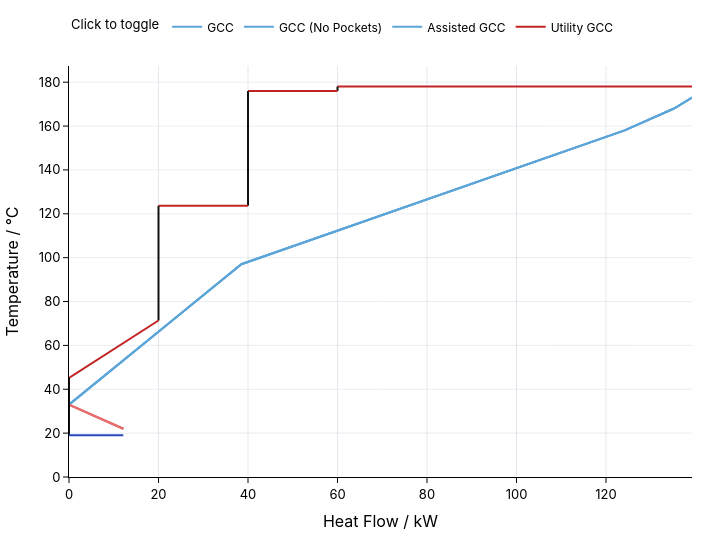
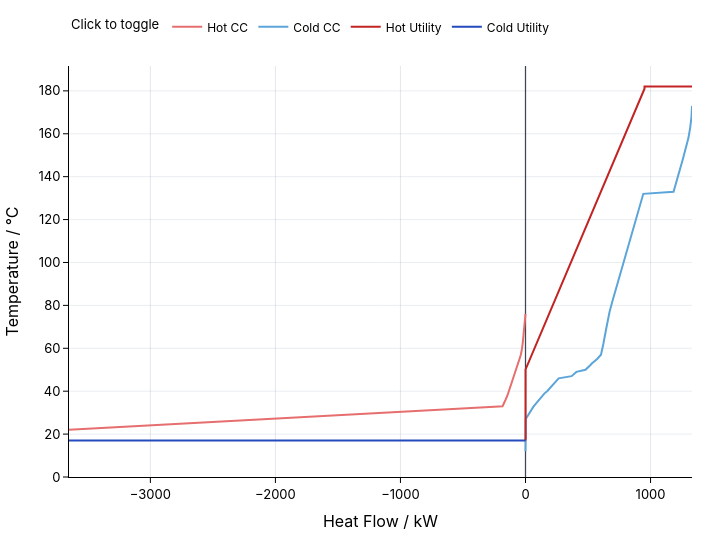

Source (notebook cell) for these figures, in order:
### Markdown cell above
## Review the result

Review both optimized cases exactly like normal cases: compare the Process utilities on the standard GCC with the Site utilities on the standard Total Site Profile, and retain each placement result for engineering review.

### Code cell
from IPython.display import display

display(process_objective)
display(process_fallback_penalty)
display(process_summary)
display(process_gcc)
display(site_objective)
display(site_summary)
display(site_tsp)

### Figure 1 — Plotly figure (JSON) as saved in the notebook; plotly's stock layout.template omitted (floating-point values rounded to 4 significant figures)
{"data": [{"hovertemplate": "GCC<br>Heat Flow / kW: %{x}<br>Temperature / °C: %{y}<extra></extra>", "legendgroup": "GCC", "line": {"color": "#5ca5d9", "width": 2}, "mode": "lines", "name": "GCC", "showlegend": true, "type": "scatter", "x": [139.2, 135.2, 124.2, 75.97, 75.96, 38.52, 23.07, 22.01, 7.32, 0.0], "y": [173.0, 168.0, 158.0, 123.7, 123.7, 97.0, 71.34, 69.57, 45.16, 33.0]}, {"hovertemplate": "GCC<br>Heat Flow / kW: %{x}<br>Temperature / °C: %{y}<extra></extra>", "legendgroup": "GCC", "line": {"color": "#e66e6e", "width": 2}, "mode": "lines", "name": "GCC", "showlegend": false, "type": "scatter", "x": [0.0, 12.14], "y": [33.0, 22.0]}, {"hovertemplate": "GCC (No Pockets)<br>Heat Flow / kW: %{x}<br>Temperature / °C: %{y}<extra></extra>", "legendgroup": "GCC (No Pockets)", "line": {"color": "#5ca5d9", "width": 2}, "mode": "lines", "name": "GCC (No Pockets)", "showlegend": true, "type": "scatter", "x": [139.2, 135.2, 124.2, 75.97, 75.96, 38.52, 23.07, 22.01, 7.32, 0.0], "y": [173.0, 168.0, 158.0, 123.7, 123.7, 97.0, 71.34, 69.57, 45.16, 33.0]}, {"hovertemplate": "GCC (No Pockets)<br>Heat Flow / kW: %{x}<br>Temperature / °C: %{y}<extra></extra>", "legendgroup": "GCC (No Pockets)", "line": {"color": "#e66e6e", "width": 2}, "mode": "lines", "name": "GCC (No Pockets)", "showlegend": false, "type": "scatter", "x": [0.0, 12.14], "y": [33.0, 22.0]}, {"hovertemplate": "Assisted GCC<br>Heat Flow / kW: %{x}<br>Temperature / °C: %{y}<extra></extra>", "legendgroup": "Assisted GCC", "line": {"color": "#5ca5d9", "width": 2}, "mode": "lines", "name": "Assisted GCC", "showlegend": true, "type": "scatter", "x": [139.2, 135.2, 124.2, 75.97, 75.96, 38.52, 23.07, 22.01, 7.32, 0.0], "y": [173.0, 168.0, 158.0, 123.7, 123.7, 97.0, 71.34, 69.57, 45.16, 33.0]}, {"hovertemplate": "Assisted GCC<br>Heat Flow / kW: %{x}<br>Temperature / °C: %{y}<extra></extra>", "legendgroup": "Assisted GCC", "line": {"color": "#e66e6e", "width": 2}, "mode": "lines", "name": "Assisted GCC", "showlegend": false, "type": "scatter", "x": [0.0, 12.14], "y": [33.0, 22.0]}, {"hovertemplate": "Utility GCC<br>Heat Flow / kW: %{x}<br>Temperature / °C: %{y}<extra></extra>", "legendgroup": "Utility GCC", "line": {"color": "#C22323", "width": 2}, "mode": "lines", "name": "Utility GCC", "showlegend": true, "type": "scatter", "x": [139.2, 60.0], "y": [178.0, 178.0]}, {"hovertemplate": "Utility GCC<br>Heat Flow / kW: %{x}<br>Temperature / °C: %{y}<extra></extra>", "legendgroup": "Utility GCC", "line": {"color": "#111111", "width": 2}, "mode": "lines", "name": "Utility GCC", "showlegend": false, "type": "scatter", "x": [60.0, 60.0], "y": [178.0, 176.0]}, {"hovertemplate": "Utility GCC<br>Heat Flow / kW: %{x}<br>Temperature / °C: %{y}<extra></extra>", "legendgroup": "Utility GCC", "line": {"color": "#C22323", "width": 2}, "mode": "lines", "name": "Utility GCC", "showlegend": false, "type": "scatter", "x": [60.0, 40.0], "y": [176.0, 176.0]}, {"hovertemplate": "Utility GCC<br>Heat Flow / kW: %{x}<br>Temperature / °C: %{y}<extra></extra>", "legendgroup": "Utility GCC", "line": {"color": "#111111", "width": 2}, "mode": "lines", "name": "Utility GCC", "showlegend": false, "type": "scatter", "x": [40.0, 40.0], "y": [176.0, 123.7]}, {"hovertemplate": "Utility GCC<br>Heat Flow / kW: %{x}<br>Temperature / °C: %{y}<extra></extra>", "legendgroup": "Utility GCC", "line": {"color": "#C22323", "width": 2}, "mode": "lines", "name": "Utility GCC", "showlegend": false, "type": "scatter", "x": [40.0, 20.0], "y": [123.7, 123.7]}, {"hovertemplate": "Utility GCC<br>Heat Flow / kW: %{x}<br>Temperature / °C: %{y}<extra></extra>", "legendgroup": "Utility GCC", "line": {"color": "#111111", "width": 2}, "mode": "lines", "name": "Utility GCC", "showlegend": false, "type": "scatter", "x": [20.0, 20.0], "y": [123.7, 71.34]}, {"hovertemplate": "Utility GCC<br>Heat Flow / kW: %{x}<br>Temperature / °C: %{y}<extra></extra>", "legendgroup": "Utility GCC", "line": {"color": "#C22323", "width": 2}, "mode": "lines", "name": "Utility GCC", "showlegend": false, "type": "scatter", "x": [20.0, 18.65, 0.0], "y": [71.34, 69.57, 45.16]}, {"hovertemplate": "Utility GCC<br>Heat Flow / kW: %{x}<br>Temperature / °C: %{y}<extra></extra>", "legendgroup": "Utility GCC", "line": {"color": "#111111", "width": 2}, "mode": "lines", "name": "Utility GCC", "showlegend": false, "type": "scatter", "x": [0.0, 0.0], "y": [45.16, 19.0]}, {"hovertemplate": "Utility GCC<br>Heat Flow / kW: %{x}<br>Temperature / °C: %{y}<extra></extra>", "legendgroup": "Utility GCC", "line": {"color": "#244abd", "width": 2}, "mode": "lines", "name": "Utility GCC", "showlegend": false, "type": "scatter", "x": [0.0, 12.14], "y": [19.0, 18.99]}], "layout": {"autosize": false, "font": {"color": "#000000", "family": "IBM Plex Sans, Inter, system-ui, sans-serif", "size": 13}, "height": 540, "hoverlabel": {"bgcolor": "#ffffff", "font": {"color": "#000000"}}, "hovermode": "closest", "legend": {"font": {"color": "#000000", "size": 12}, "orientation": "h", "title": {"font": {"color": "#000000", "size": 13}, "text": "Click to toggle"}, "y": 1.06, "yanchor": "bottom"}, "margin": {"b": 48, "l": 50, "r": 28, "t": 64}, "paper_bgcolor": "#ffffff", "plot_bgcolor": "#ffffff", "width": 720, "xaxis": {"gridcolor": "rgba(148, 163, 184, 0.25)", "linecolor": "#000000", "rangemode": "tozero", "showgrid": true, "showline": true, "tickcolor": "#000000", "tickfont": {"color": "#000000"}, "ticks": "outside", "title": {"font": {"color": "#000000"}, "text": "Heat Flow / kW"}, "zeroline": true, "zerolinecolor": "rgba(15, 23, 42, 0.8)", "zerolinewidth": 1.25}, "yaxis": {"gridcolor": "rgba(148, 163, 184, 0.2)", "linecolor": "#000000", "rangemode": "tozero", "showgrid": true, "showline": true, "tickcolor": "#000000", "tickfont": {"color": "#000000"}, "ticks": "outside", "title": {"font": {"color": "#000000"}, "text": "Temperature / °C"}, "zeroline": true, "zerolinecolor": "rgba(15, 23, 42, 0.8)", "zerolinewidth": 1.25}}}

### Figure 2 — Plotly figure (JSON) as saved in the notebook; plotly's stock layout.template omitted (floating-point values rounded to 4 significant figures)
{"data": [{"hovertemplate": "Hot CC<br>Heat Flow / kW: %{x}<br>Temperature / °C: %{y}<extra></extra>", "legendgroup": "Hot CC", "line": {"color": "#e66e6e", "width": 2}, "mode": "lines", "name": "Hot CC", "showlegend": true, "type": "scatter", "x": [0.0, -8.49, -9.24, -13.21, -22.91, -28.14, -30.19, -31.84, -37.27, -48.12, -51.59, -53.54, -64.39, -71.08, -75.45, -76.5, -98.2, -98.91, -103.3, -108.4, -114.3, -126.0, -132.0, -137.9, -144.6, -159.5, -166.1, -175.5, -183.5, -248.9, -2111.0, -3075.0, -3396.0, -3651.0], "y": [76.0, 69.57, 69.0, 66.0, 62.0, 59.84, 59.0, 58.0, 57.0, 55.0, 54.36, 54.0, 52.0, 51.0, 50.19, 50.0, 46.0, 45.86, 45.0, 44.0, 43.0, 41.0, 40.0, 39.0, 38.0, 36.0, 35.17, 34.0, 33.0, 32.8, 27.0, 24.0, 23.0, 22.0]}, {"hovertemplate": "Cold CC<br>Heat Flow / kW: %{x}<br>Temperature / °C: %{y}<extra></extra>", "legendgroup": "Cold CC", "line": {"color": "#5ca5d9", "width": 2}, "mode": "lines", "name": "Cold CC", "showlegend": true, "type": "scatter", "x": [1331.0, 1327.0, 1317.0, 1313.0, 1303.0, 1258.0, 1184.0, 941.9, 848.5, 795.9, 764.3, 746.5, 741.6, 716.0, 704.4, 700.2, 695.6, 672.4, 668.6, 646.9, 644.9, 622.5, 615.9, 613.3, 608.5, 603.6, 573.0, 556.9, 547.8, 532.3, 515.9, 495.6, 482.4, 479.3, 407.2, 386.5, 368.2, 265.1, 262.9, 249.6, 248.9, 218.5, 188.3, 173.2, 152.0, 136.9, 107.5, 95.39, 78.32, 65.43, 63.27, 1.89, 1.51, 1.39, 1.26, 0.63, 0.63, 0.63, 0.0], "y": [173.0, 168.0, 163.0, 161.0, 158.0, 148.0, 133.0, 132.0, 113.0, 103.0, 97.0, 93.0, 92.0, 87.0, 84.0, 83.0, 82.0, 77.0, 76.0, 69.57, 69.0, 62.0, 59.84, 59.0, 58.0, 57.0, 55.0, 54.36, 54.0, 53.0, 52.0, 51.0, 50.19, 50.0, 49.0, 48.0, 47.0, 46.0, 45.86, 45.0, 44.96, 43.0, 41.0, 40.0, 39.0, 38.0, 36.0, 35.17, 34.0, 33.0, 32.8, 27.0, 24.0, 23.0, 22.0, 17.0, 16.99, 16.99, 12.0]}, {"hovertemplate": "Hot Utility<br>Heat Flow / kW: %{x}<br>Temperature / °C: %{y}<extra></extra>", "legendgroup": "Hot Utility", "line": {"color": "#C22323", "width": 2}, "mode": "lines", "name": "Hot Utility", "showlegend": true, "type": "scatter", "x": [1331.0, 951.6, 951.6, 893.4, 820.7, 806.2, 784.4, 602.6, 595.4, 457.2, 384.5, 340.9, 311.8, 304.6, 268.2, 246.4, 231.9, 195.5, 188.2, 141.5, 137.3, 122.8, 115.5, 86.46, 70.78, 64.65, 57.38, 50.11, 35.57, 30.92, 28.3, 21.03, 13.76, 6.49, 0.63, 0.63, 0.23, 0.0], "y": [182.0, 182.0, 181.0, 173.0, 163.0, 161.0, 158.0, 133.0, 132.0, 113.0, 103.0, 97.0, 93.0, 92.0, 87.0, 84.0, 82.0, 77.0, 76.0, 69.57, 69.0, 67.0, 66.0, 62.0, 59.84, 59.0, 58.0, 57.0, 55.0, 54.36, 54.0, 53.0, 52.0, 51.0, 50.19, 17.0, 16.99, 16.99]}, {"hovertemplate": "Cold Utility<br>Heat Flow / kW: %{x}<br>Temperature / °C: %{y}<extra></extra>", "legendgroup": "Cold Utility", "line": {"color": "#244abd", "width": 2}, "mode": "lines", "name": "Cold Utility", "showlegend": true, "type": "scatter", "x": [0.0, -2319.0, -3651.0], "y": [17.0, 16.99, 16.99]}], "layout": {"autosize": false, "font": {"color": "#000000", "family": "IBM Plex Sans, Inter, system-ui, sans-serif", "size": 13}, "height": 540, "hoverlabel": {"bgcolor": "#ffffff", "font": {"color": "#000000"}}, "hovermode": "closest", "legend": {"font": {"color": "#000000", "size": 12}, "orientation": "h", "title": {"font": {"color": "#000000", "size": 13}, "text": "Click to toggle"}, "y": 1.06, "yanchor": "bottom"}, "margin": {"b": 48, "l": 50, "r": 28, "t": 64}, "paper_bgcolor": "#ffffff", "plot_bgcolor": "#ffffff", "width": 720, "xaxis": {"gridcolor": "rgba(148, 163, 184, 0.25)", "linecolor": "#000000", "rangemode": "tozero", "showgrid": true, "showline": true, "tickcolor": "#000000", "tickfont": {"color": "#000000"}, "ticks": "outside", "title": {"font": {"color": "#000000"}, "text": "Heat Flow / kW"}, "zeroline": true, "zerolinecolor": "rgba(15, 23, 42, 0.8)", "zerolinewidth": 1.25}, "yaxis": {"gridcolor": "rgba(148, 163, 184, 0.2)", "linecolor": "#000000", "rangemode": "tozero", "showgrid": true, "showline": true, "tickcolor": "#000000", "tickfont": {"color": "#000000"}, "ticks": "outside", "title": {"font": {"color": "#000000"}, "text": "Temperature / °C"}, "zeroline": true, "zerolinecolor": "rgba(15, 23, 42, 0.8)", "zerolinewidth": 1.25}}}
